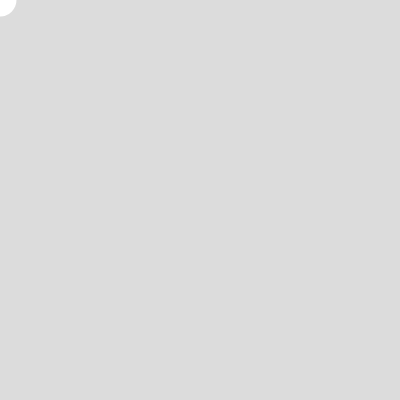
Frame 1 (no input)
Frame 60 (no input): identical to frame 1, image omitted
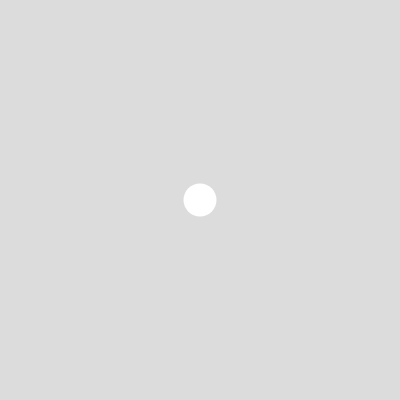
Frame 120 (the mouse pressed at the canvas centre since frame 60)

The p5.js sketch that drew these frames (run headless with seeded random() and noise() and a simulated clock; from frame 60 on, the mouse is pressed at the canvas centre):

// p5.js sketch
// ── sketch.js
function setup() {
  createCanvas(400, 400);
  noStroke();
}

function draw() {
  background(220);
  ellipse(mouseX, mouseY, 33, 33);
}
